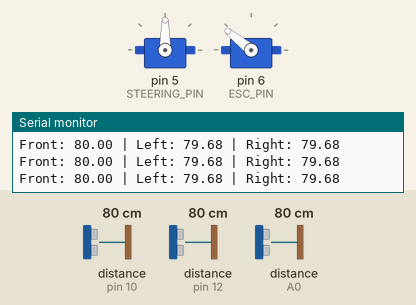
Recording of a sketch running on a simulated Arduino Uno, built with avr-gcc and run on an emulated ATmega328P. Shown: 2 × servo, the last lines printed to the serial monitor. Wiring (inferred from the names in the program): 3 × ultrasonic range finder: trigger pin 9, echo pin 10 / trigger pin 11, echo pin 12 / trigger pin 13, echo A0. The test bench sets the inputs (shaded band); at power-on: distance to the obstacle (sensors on pin 10, pin 12, A0) 80 cm. The echo pulse lasts 58.3 µs per cm.

Above: at 3.2 s.
3.3 s: distance to the obstacle (sensor on pin 10) set to 53 cm
6.3 s: distance to the obstacle (sensor on pin 10) set to 48 cm
At 6.7 s:
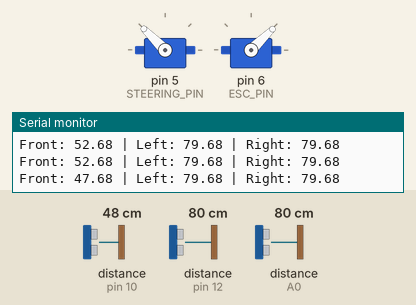
9.3 s: distance to the obstacle (sensor on pin 12) set to 120 cm
At 10.9 s:
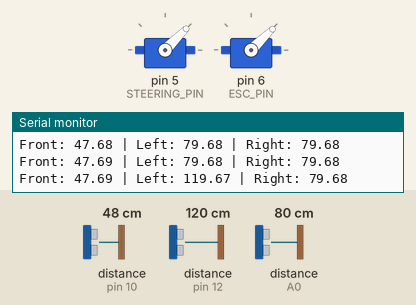
12.3 s: distance to the obstacle (sensor on pin 12) set to 2 cm
15.3 s: distance to the obstacle (sensor on pin 12) set to 250 cm
Timing chart, 0 to 19.3 s (numbered marks = the images above; inputs shaded):
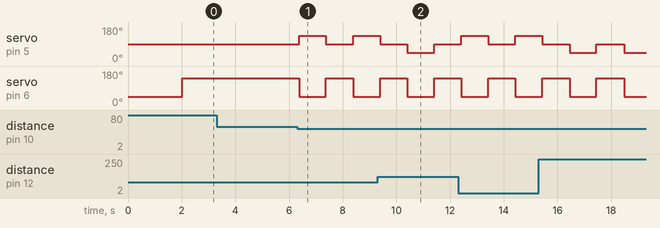

Measured:
- the behaviour switches between 51 and 50 cm on distance to the obstacle (sensor on pin 10) (found by bisection; images 0 and 1)
- after the input at 6.3 s, servo on pin 5 (STEERING_PIN): 90° → 135° after 0.08 s, → 90° 1.0 s later, → 135° 1.0 s later; servo on pin 6 (ESC_PIN): 141° → 44° after 0.08 s, → 141° 1.0 s later, → 44° 1.0 s later

The sketch:

3_sonar_complex.ino
```cpp
#include <Servo.h>

// Sonar sensor pins
const int TRIG_PIN_FRONT = 9;
const int ECHO_PIN_FRONT = 10;
const int TRIG_PIN_LEFT = 11;
const int ECHO_PIN_LEFT = 12;
const int TRIG_PIN_RIGHT = 13;
const int ECHO_PIN_RIGHT = A0;

// Servo and ESC pins
const int STEERING_PIN = 5;
const int ESC_PIN = 6;

// Sonar measurement variables
float frontDistance, leftDistance, rightDistance;

// Car movement variables
const int turnSpeed = 1500; // ESC signal value for turning (mid-speed)
const int straightSpeed = 2000; // ESC signal value for straight movement (high-speed)
const int stopSpeed = 1000; // ESC signal value to stop the motor

// Create Servo and ESC objects
Servo steeringServo;
Servo esc;

void setup() {
  Serial.begin(9600);

  // Initialize pins
  pinMode(TRIG_PIN_FRONT, OUTPUT);
  pinMode(ECHO_PIN_FRONT, INPUT);
  pinMode(TRIG_PIN_LEFT, OUTPUT);
  pinMode(ECHO_PIN_LEFT, INPUT);
  pinMode(TRIG_PIN_RIGHT, OUTPUT);
  pinMode(ECHO_PIN_RIGHT, INPUT);
  pinMode(STEERING_PIN, OUTPUT);
  pinMode(ESC_PIN, OUTPUT);

  // Attach Servo and ESC
  steeringServo.attach(STEERING_PIN);
  esc.attach(ESC_PIN);

  // Set initial speed to minimum (stopped)
  setMotorSpeed(stopSpeed);

  // Delay for ESC initialization
  delay(2000);
}

void loop() {
  // Read distances from sonar sensors
  frontDistance = getSonarDistance(TRIG_PIN_FRONT, ECHO_PIN_FRONT);
  leftDistance = getSonarDistance(TRIG_PIN_LEFT, ECHO_PIN_LEFT);
  rightDistance = getSonarDistance(TRIG_PIN_RIGHT, ECHO_PIN_RIGHT);

  // Print distances for debugging
  Serial.print("Front: ");
  Serial.print(frontDistance);
  Serial.print(" | Left: ");
  Serial.print(leftDistance);
  Serial.print(" | Right: ");
  Serial.println(rightDistance);

  // Avoid obstacles and navigate through the arena
  if (frontDistance < 50 || leftDistance < 50 || rightDistance < 50) {
    // Obstacle detected, stop the car and avoid it
    stopMotor();

    // Avoid obstacle by turning away
    if (leftDistance > rightDistance) {
      steerLeft();
    } else {
      steerRight();
    }

    delay(1000); // Adjust the delay for the desired turn angle and maneuverability

    // Continue moving forward after avoiding the obstacle
    steerStraight();
    driveForwardHighSpeed();
    delay(1000); // Adjust the delay for the desired forward movement time
  } else {
    // No obstacles nearby, continue moving forward at high speed
    steerStraight();
    driveForwardHighSpeed();
  }
}

float getSonarDistance(int trigPin, int echoPin) {
  digitalWrite(trigPin, LOW);
  delayMicroseconds(2);
  digitalWrite(trigPin, HIGH);
  delayMicroseconds(10);
  digitalWrite(trigPin, LOW);

  unsigned long duration = pulseIn(echoPin, HIGH);
  float distance = (duration / 2.0) * 0.0343;
  return distance;
}

void steerLeft() {
  steeringServo.write(45); // Adjust the servo angle for left turn
}

void steerRight() {
  steeringServo.write(135); // Adjust the servo angle for right turn
}

void steerStraight() {
  steeringServo.write(90); // Adjust the servo angle for straight steering
}

void driveForwardHighSpeed() {
  setMotorSpeed(straightSpeed); // Adjust the ESC signal for high-speed forward
}

void stopMotor() {
  setMotorSpeed(stopSpeed); // Set the ESC signal to stop the motor
}

void setMotorSpeed(int speed) {
  esc.writeMicroseconds(speed);
}
```
